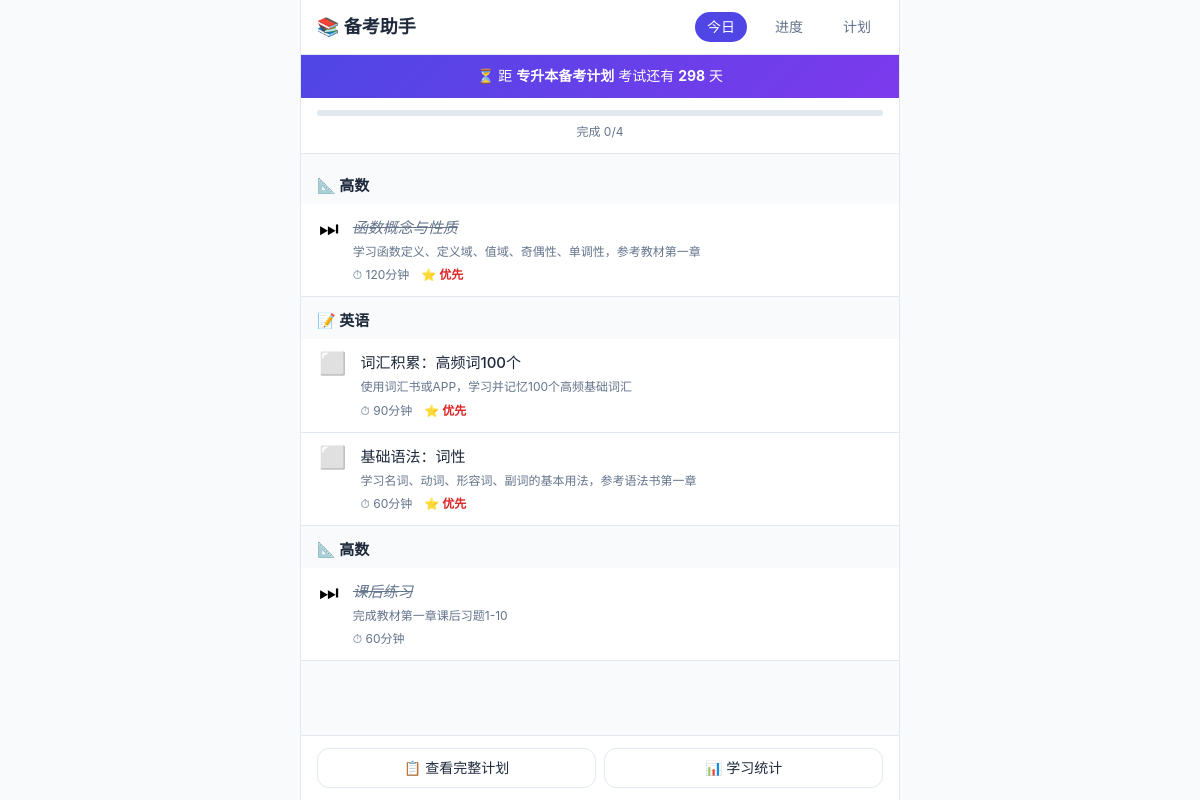
The page / on the database its author committed.
### models.py (models this page shows, shortened)
class Plan(db.Model):
    __tablename__ = "plans"
    id = db.Column(db.Integer, primary_key=True)
    name = db.Column(db.String(200), nullable=False)
    exam_date = db.Column(db.Date, nullable=False)
    status = db.Column(db.String(20), default=PlanStatus.ACTIVE.value)
    created_at = db.Column(db.DateTime, default=datetime.utcnow)
    updated_at = db.Column(db.DateTime, default=datetime.utcnow, onupdate=datetime.utcnow)
    tasks = db.relationship("DailyTask", back_populates="plan", cascade="all, delete-orphan")
    summaries = db.relationship("WeeklySummary", back_populates="plan", cascade="all, delete-orphan")
    def to_dict(self):
        return {
            "id": self.id,
            "name": self.name,
            "exam_date": self.exam_date.isoformat() if self.exam_date else None,
            "status": self.status,
            "days_remaining": (self.exam_date - date.today()).days if self.exam_date else 0,
        }

class DailyTask(db.Model):
    __tablename__ = "daily_tasks"
    id = db.Column(db.Integer, primary_key=True)
    plan_id = db.Column(db.Integer, db.ForeignKey("plans.id"), nullable=False)
    task_date = db.Column(db.Date, nullable=False, index=True)
    subject = db.Column(db.String(20), nullable=False)  # "math" / "english"
    title = db.Column(db.String(300), nullable=False)
    description = db.Column(db.Text, default="")
    estimated_minutes = db.Column(db.Integer, default=60)
    priority = db.Column(db.String(20), default=TaskPriority.MEDIUM.value)
    sort_order = db.Column(db.Integer, default=0)
    status = db.Column(db.String(20), default=TaskStatus.PENDING.value)
    is_adjusted = db.Column(db.Boolean, default=False)
    created_at = db.Column(db.DateTime, default=datetime.utcnow)
    plan = db.relationship("Plan", back_populates="tasks")

### app.py (the view)
@app.route("/")
def index():
    plan = _get_active_plan()
    if not plan:
        return redirect(url_for("plan_create"))
    tasks = _get_today_tasks(plan.id)
    streak = _calc_streak(plan.id)
    total = len(tasks)
    completed = len([t for t in tasks if t.status == TaskStatus.COMPLETED.value])
    in_progress = len([t for t in tasks if t.status == TaskStatus.PARTIAL.value])
    return render_template(
        "index.html",
        plan=plan,
        tasks=tasks,
        streak=streak,
        total=total,
        completed=completed,
        in_progress=in_progress,
        today=date.today(),
    )

### app.py (called while the page is built)
def _get_active_plan():
    return Plan.query.filter_by(status=PlanStatus.ACTIVE.value).first()

def _get_today_tasks(plan_id=None):
    if plan_id is None:
        plan = _get_active_plan()
        if not plan:
            return []
        plan_id = plan.id
    return (
        DailyTask.query
        .filter_by(plan_id=plan_id)
        .filter(DailyTask.task_date == date.today())
        .order_by(DailyTask.sort_order)
        .all()
    )

def _calc_streak(plan_id):
    streak = 0
    check_date = date.today() - timedelta(days=1)
    while True:
        tasks = (
            DailyTask.query
            .filter_by(plan_id=plan_id)
            .filter(DailyTask.task_date == check_date)
            .all()
        )
        if not tasks:
            break
        completed = [t for t in tasks if t.status in (TaskStatus.COMPLETED.value, TaskStatus.PARTIAL.value)]
        if len(completed) == 0 and len(tasks) > 0:
            break
        streak += 1
        check_date -= timedelta(days=1)
    return streak

### templates/index.html (shortened to what this page needs)
<!DOCTYPE html>
<html lang="zh-CN">
<head>
    <link rel="stylesheet" href="/static/style.css">
</head>
<body>
    <div class="app-container">
        <nav class="top-nav">
            <h1 class="app-title">📚 备考助手</h1>
            <div class="nav-links">
                <a href="/" class="active">今日</a>
                <a href="/progress">进度</a>
                <a href="/plan/{{ plan.id }}">计划</a>
            </div>
        </nav>
        <div class="countdown-bar">
            <span>⏳ 距 <strong>{{ plan.name }}</strong> 考试还有 <strong>{{ plan.to_dict().days_remaining }}</strong> 天</span>
        </div>
        {% if total > 0 %}
        <div class="progress-summary">
            <div class="progress-bar-container">
            </div>
            <div class="progress-text">
                完成 {{ completed }}/{{ total }}
            </div>
        </div>
        {% endif %}
        <main class="task-list">
            {% if tasks %}
                {% set ns = namespace(current_subject='') %}
                {% for task in tasks %}
                    {% if task.subject != ns.current_subject %}
                        {% set ns.current_subject = task.subject %}
                        <div class="subject-header">
                            {% if task.subject == 'math' %}📐 高数
                            {% elif task.subject == 'english' %}📝 英语
                            {% else %}😴 休息
                            {% endif %}
                        </div>
                    {% endif %}
                    <div class="task-item status-{{ task.status }}" data-task-id="{{ task.id }}">
                        <button class="check-btn"
                                data-id="{{ task.id }}"
                                data-status="{{ task.status }}"
                                onclick="toggleTask(this)">
                            {% if task.status == 'completed' %}✅
                            {% elif task.status == 'partial' %}🔶
                            {% elif task.status == 'skipped' %}⏭
                            {% else %}⬜
                            {% endif %}
                        </button>
                        <div class="task-content" onclick="toggleTask(this.parentElement.querySelector('.check-btn'))">
                            <div class="task-title {% if task.status == 'completed' %}done{% elif task.status == 'skipped' %}skipped{% endif %}">
                                {{ task.title }}
                            </div>
                            {% if task.description %}
                            <div class="task-desc">{{ task.description }}</div>
                            {% endif %}
                            <div class="task-meta">
                                <span class="task-time">⏱ {{ task.estimated_minutes }}分钟</span>
                                {% if task.priority == 'high' %}
                                <span class="task-priority high">⭐ 优先</span>
                                {% endif %}
                            </div>
                        </div>
                    </div>
                {% endfor %}
            {% endif %}
        </main>
        <footer class="bottom-bar">
            <a href="/plan/{{ plan.id }}" class="btn-secondary">📋 查看完整计划</a>
            <a href="/progress" class="btn-secondary">📊 学习统计</a>
        </footer>
    </div>
</body>
</html>

### static/style.css (style rules this page uses)
:root { --primary: #4f46e5; --primary-light: #818cf8; --success: #10b981; --warning: #f59e0b; --danger: #ef4444; --bg: #f8fafc; --card: #ffffff; --text: #1e293b; --text-secondary: #64748b; --border: #e2e8f0; --radius: 12px; --shadow: 0 1px 3px rgba(0,0,0,0.08); }
* { box-sizing: border-box; margin: 0; padding: 0; }
body { font-family: -apple-system, BlinkMacSystemFont, "Segoe UI", "PingFang SC", "Microsoft YaHei", sans-serif; background: var(--bg); color: var(--text); line-height: 1.6; -webkit-tap-highlight-color: transparent; }
a { color: var(--primary); text-decoration: none; }
.app-container { max-width: 600px; margin: 0 auto; padding-bottom: 80px; }
.top-nav { display: flex; align-items: center; justify-content: space-between; padding: 12px 16px; background: var(--card); border-bottom: 1px solid var(--border); position: sticky; top: 0; z-index: 100; }
.app-title { font-size: 18px; font-weight: 700; }
.nav-links { display: flex; gap: 16px; }
.nav-links a { font-size: 14px; color: var(--text-secondary); padding: 4px 12px; border-radius: 16px; transition: all 0.2s; }
.nav-links a.active { background: var(--primary); color: white; }
.countdown-bar { text-align: center; padding: 10px 16px; background: linear-gradient(135deg, #4f46e5, #7c3aed); color: white; font-size: 14px; }
.progress-summary { padding: 12px 16px; background: var(--card); border-bottom: 1px solid var(--border); }
.progress-bar-container { height: 6px; background: var(--border); border-radius: 3px; overflow: hidden; margin-bottom: 6px; }
.progress-text { font-size: 12px; color: var(--text-secondary); text-align: center; }
.task-list { padding: 8px 0; }
.subject-header { padding: 12px 16px 6px; font-size: 15px; font-weight: 700; color: var(--text); }
.task-item { display: flex; align-items: flex-start; padding: 12px 16px; background: var(--card); border-bottom: 1px solid var(--border); gap: 12px; transition: background 0.15s; }
.check-btn { font-size: 22px; background: none; border: none; cursor: pointer; padding: 2px; flex-shrink: 0; line-height: 1; }
.task-content { flex: 1; min-width: 0; cursor: pointer; }
.task-title { font-size: 15px; font-weight: 500; word-break: break-word; }
.task-title.skipped { text-decoration: line-through; color: var(--text-secondary); font-style: italic; }
.task-desc { font-size: 12px; color: var(--text-secondary); margin-top: 2px; }
.task-meta { display: flex; gap: 12px; margin-top: 4px; font-size: 12px; color: var(--text-secondary); }
.task-priority.high { color: #dc2626; font-weight: 600; }
.btn-secondary { display: inline-block; padding: 8px 20px; background: var(--card); color: var(--text); border: 1px solid var(--border); border-radius: var(--radius); font-size: 14px; cursor: pointer; text-decoration: none; }
.bottom-bar { display: flex; gap: 8px; padding: 12px 16px; background: var(--card); border-top: 1px solid var(--border); position: fixed; bottom: 0; left: 0; right: 0; max-width: 600px; margin: 0 auto; }
.bottom-bar .btn-secondary { flex: 1; text-align: center; }
@media (min-width: 600px) { .app-container { border-left: 1px solid var(--border); border-right: 1px solid var(--border); min-height: 100vh; } }
@media (min-width: 600px) { .bottom-bar { left: 50%; transform: translateX(-50%); border-left: 1px solid var(--border); border-right: 1px solid var(--border); } }

### rows shown on the page
Plan: name "专升本备考计划", to_dict "298"
DailyTask: subject "📐 高数", title "函数概念与性质", description "学习函数定义、定义域、值域、奇偶性、单调性，参考教材第一章", estimated_minutes "120", priority "⭐ 优先"
DailyTask: subject "📝 英语", title "词汇积累：高频词100个", description "使用词汇书或APP，学习并记忆100个高频基础词汇", estimated_minutes "90", priority "⭐ 优先"
DailyTask: title "基础语法：词性", description "学习名词、动词、形容词、副词的基本用法，参考语法书第一章", estimated_minutes "60", priority "⭐ 优先"
DailyTask: subject "📐 高数", title "课后练习", description "完成教材第一章课后习题1-10", estimated_minutes "60"

### other values the page prints
{{ completed }} "0"
{{ total }} "4"
